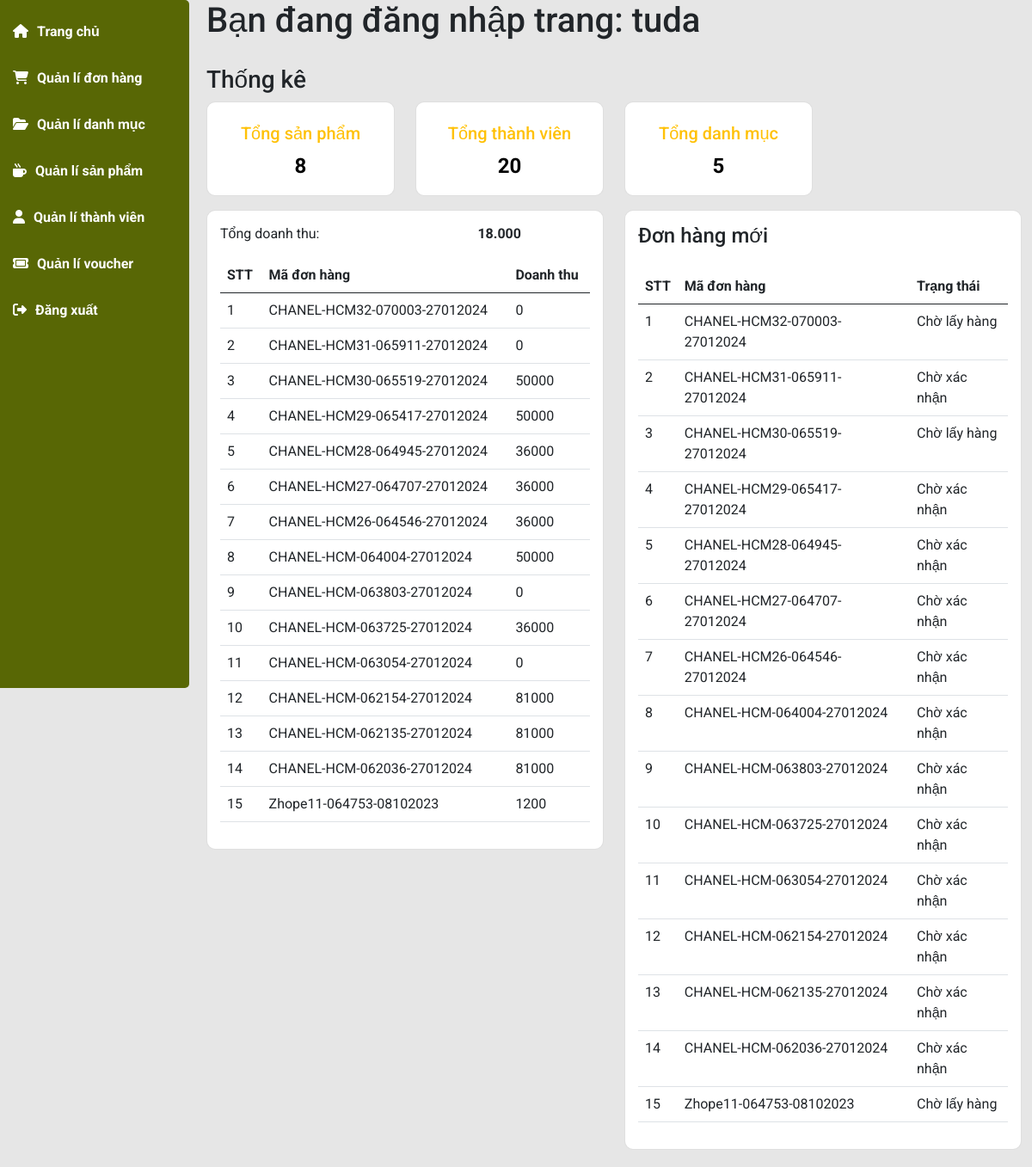
The page /admin/index.php (signed in) on the database its author committed.
### tables this page shows
CREATE TABLE `user` (
  `id` int(6) NOT NULL,
  `username` varchar(50) NOT NULL,
  `password` varchar(50) NOT NULL,
  `ten` varchar(50) DEFAULT NULL,
  `diachi` varchar(100) DEFAULT NULL,
  `email` varchar(50) NOT NULL,
  `dienthoai` varchar(20) DEFAULT NULL,
  `role` tinyint(1) NOT NULL DEFAULT 0
);

CREATE TABLE `bill` (
  `id` int(9) NOT NULL,
  `madh` varchar(50) NOT NULL,
  `iduser` int(6) NOT NULL,
  `nguoidat_ten` varchar(50) NOT NULL,
  `nguoidat_email` varchar(50) NOT NULL,
  `nguoidat_tel` varchar(20) NOT NULL,
  `nguoidat_diachi` varchar(100) NOT NULL,
  `nguoinhan_ten` varchar(50) DEFAULT NULL,
  `nguoinhan_diachi` varchar(100) DEFAULT NULL,
  `nguoinhan_tel` varchar(20) DEFAULT NULL,
  `total` int(9) NOT NULL,
  `ship` int(6) NOT NULL DEFAULT 0,
  `voucher` int(6) NOT NULL DEFAULT 0,
  `tongthanhtoan` int(9) NOT NULL,
  `pttt` tinyint(1) NOT NULL COMMENT '0: COD; 1: ck; 2: ví điện tử',
  `status` varchar(20) DEFAULT NULL
);

### dao/pdo.php (called while the page is built, shortened)
<?php
function pdo_get_connection(){
    $dburl = "mysql:host=localhost;dbname=fashion;charset=utf8";
    $username = 'root';
    $password = '';
    $conn = new PDO($dburl, $username, $password);
    $conn->setAttribute(PDO::ATTR_ERRMODE, PDO::ERRMODE_EXCEPTION);
    return $conn;
}
function pdo_query($sql){
    $sql_args = array_slice(func_get_args(), 1);
    try{
        $conn = pdo_get_connection();
        $stmt = $conn->prepare($sql);
        $stmt->execute($sql_args);
        $rows = $stmt->fetchAll();
        return $rows;
    }
    catch(PDOException $e){
        throw $e;
    }
    finally{
        unset($conn);
    }
}

### dao/donhang.php (called while the page is built, shortened)
<?php
    function bill_select_all(){
        $sql = "SELECT * FROM bill ORDER BY id DESC";
        return pdo_query($sql);
    }
?>

### dao/khachhang.php (called while the page is built, shortened)
<?php
require_once 'pdo.php';
function userselect_all(){
    $sql = "SELECT * FROM user";
    return pdo_query($sql);
}

### admin/view/home.php (the view, shortened to what this page needs)
<?php
    $tongsp=0;
    $spall=get_dssp_all();
    foreach($spall as $sp){
        $tongsp++;
    }
    $tongdm=0;
    $spell= danhmuc_select_all();
    foreach($spell as $dm){
        $tongdm++;
    }
    $tongkh=0;
    $spull= userselect_all();
    foreach($spull as $kh){
        $tongkh++;
    }
    $tongdh=1;
    $spill=bill_select_all();
    $html_dsdh='';
    foreach($spill as $dh){
        extract($dh);
        $html_dsdh.='<tr>
                            <td>'.$tongdh.'</td>
                            <td>'.$madh.'</td>
                            <td>'.$status.'</td>
                        </tr>';
                        $tongdh++;
    }
    $tongdtdh=1;
    $dtdh=bill_select_all();
    $html_dsdtdh='';
    foreach($dtdh as $dh){
        extract($dh);
        $html_dsdtdh.='<tr>
                            <td>'.$tongdtdh.'</td>
                            <td>'.$madh.'</td>
                            <td>'.$tongthanhtoan.'</td>
                        </tr>';
                        $tongdtdh++;
    }
    $tongdt=0;
    $dt=bill_select_all();
    foreach($dt as $dh){
        $tongdt+=$tongthanhtoan;
    }
?>
<div class="main-content">
            <h1>Bạn đang đăng nhập trang: <?=$admin["username"]?> </h1>
                <h3 class="title-page">
                    Thống kê
                </h3>
                <section class="statistics row">
                    <div class="col-sm-12 col-md-6 col-xl-3">
                        <a href="products.html">
                            <div class="card mb-3 widget-chart">
                                <div class="widget-subheading fsize-1 pt-2 opacity-10 text-warning font-weight-bold">
                                    <h5>
                                        Tổng sản phẩm
                                    </h5>
                                </div>
                                <span class="widget-numbers">
                                    <?=$tongsp?>
                                </span>
                            </div>
                        </a>
                    </div>
                    <div class="col-sm-12 col-md-6 col-xl-3">
                        <a href="user.html">
                            <div class="card mb-3 widget-chart">
                                <div class="widget-subheading fsize-1 pt-2 opacity-10 text-warning font-weight-bold">
                                    <h5>
                                        Tổng thành viên
                                    </h5>
                                </div>
                                <span class="widget-numbers">
                                    <?=$tongkh?>
                                </span>
                            </div>
                        </a>
                    </div>
                    <div class="col-sm-12 col-md-6 col-xl-3">
                        <a href="caterogies.html">
                            <div class="card mb-3 widget-chart">
                                <div class="widget-subheading fsize-1 pt-2 opacity-10 text-warning font-weight-bold">
                                    <h5>
                                        Tổng danh mục
                                    </h5>
                                </div>
                                <span class="widget-numbers">
                                    <?=$tongdm?>
                                </span>
                            </div>
                        </a>
                    </div>
                </section>
                <section class="row">
                    <div class="col-sm-12 col-md-6 col xl-6">
                        <div class="card chart">
                            <p>Tổng doanh thu: <span><?=number_format($tongdt,0,",",".")?></span></p>
                            <table class="revenue table table-hover">
                                <thead>
                                    <th>STT</th>
                                    <th>Mã đơn hàng</th>
                                    <th>Doanh thu</th>
                                </thead>
                                <tbody>
                                    <?=$html_dsdtdh?>
                                </tbody>
                            </table>
                        </div>
                    </div>
                    <div class="col-sm-12 col-md-6 col-xl-2">
                        <div class="card chart">
                            <h4>Đơn hàng mới</h4>
                            <table class="revenue table table-hover">
                                <thead>
                                    <th>STT</th>
                                    <th>Mã đơn hàng</th>
                                    <th>Trạng thái</th>
                                </thead>
                                <tbody>
                                    <?=$html_dsdh?>
                                </tbody>
                            </table>
                        </div>
                    </div>
                </section>
            </div>
        </div>
    </div>

### admin/layouts/assets/css/main.css (style rules this page uses)
* { padding: 0; margin: 0; box-sizing: border-box; font-family: 'Roboto', sans-serif; }
body { background-color: #e6e6e6; }
.main-content { padding-left: 240px; padding-bottom: 20px; }
.main-content .title-page { padding-top: 20px; }
.main-content .statistics { box-sizing: border-box; display: flex; }
.main-content .statistics a { text-decoration: none; }
.widget-chart { text-align: center; padding: 1rem; border-radius: 10px; position: relative; }
.widget-chart { color: #000; font-size: 24px; font-weight: 700; }
.chart { padding: 15px; border-radius: 10px; }
.chart h4 { margin-bottom: 25px; }
.chart span { margin-left: 180px; font-weight: 700; }

### admin/view/home.php (style rules this page uses)
.col-xl-2 { width: 50%; }

### rows shown on the page
user: username "tuda"
bill: madh "CHANEL-HCM32-070003-27012024", tongthanhtoan "0", status "Chờ lấy hàng"
bill: madh "CHANEL-HCM31-065911-27012024", tongthanhtoan "0", status "Chờ xác nhận"
bill: madh "CHANEL-HCM30-065519-27012024", tongthanhtoan "50000", status "Chờ lấy hàng"
bill: madh "CHANEL-HCM29-065417-27012024", tongthanhtoan "50000", status "Chờ xác nhận"
bill: madh "CHANEL-HCM28-064945-27012024", tongthanhtoan "36000", status "Chờ xác nhận"
bill: madh "CHANEL-HCM27-064707-27012024", tongthanhtoan "36000", status "Chờ xác nhận"
bill: madh "CHANEL-HCM26-064546-27012024", tongthanhtoan "36000", status "Chờ xác nhận"
bill: madh "CHANEL-HCM-064004-27012024", tongthanhtoan "50000", status "Chờ xác nhận"
bill: madh "CHANEL-HCM-063803-27012024", tongthanhtoan "0", status "Chờ xác nhận"
bill: madh "CHANEL-HCM-063725-27012024", tongthanhtoan "36000", status "Chờ xác nhận"
bill: madh "CHANEL-HCM-063054-27012024", tongthanhtoan "0", status "Chờ xác nhận"
bill: madh "CHANEL-HCM-062154-27012024", tongthanhtoan "81000", status "Chờ xác nhận"
bill: madh "CHANEL-HCM-062135-27012024", tongthanhtoan "81000", status "Chờ xác nhận"
bill: madh "CHANEL-HCM-062036-27012024", tongthanhtoan "81000", status "Chờ xác nhận"
bill: madh "Zhope11-064753-08102023", tongthanhtoan "1200", status "Chờ lấy hàng"

### other values the page prints
$tongsp "8"
$tongkh "20"
$tongdm "5"
$tongdt "18.000"
